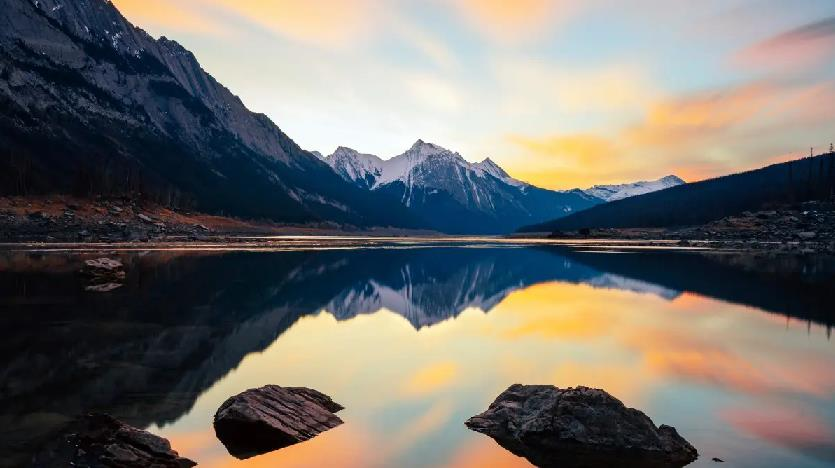
//> input picture 【OpenCv基础】第56讲  warpPerspective透视变换/C++/ConsoleApplication/ConsoleApplication/1.jpg, 835 x 468 px
$ ./ConsoleApplication   (built with g++ and OpenCV 4)
//> lines starting //> are read from the running program, lines starting //| are printed output that depends on the picture
#include <opencv2/opencv.hpp>
#include <opencv2/imgproc/imgproc.hpp>
#include <opencv2/highgui/highgui.hpp>
#include <iostream>

using namespace cv;
using namespace std;

int main()
{
    Mat srcImage = imread("1.jpg");
//> srcImage is the input picture: 468 rows x 835 cols, CV_8UC3; mean B, G, R 108, 112.2, 114.5

    // 起始坐标
    vector<Point2f> org;
    org.push_back(Point2f((float)(srcImage.cols * 0.2), (float)(srcImage.rows * 0.2)));
//> org = 1 Point (x, y): [167, 93.6]
    org.push_back(Point2f((float)(srcImage.cols * 0.8), (float)(srcImage.rows * 0.2)));
    org.push_back(Point2f((float)(srcImage.cols * 0.8), (float)(srcImage.rows * 0.8)));
    org.push_back(Point2f((float)(srcImage.cols * 0.2), (float)(srcImage.rows * 0.8)));

    // 目标坐标
    vector<Point2f> dst;
    dst.push_back(Point2f(0, 0));
    dst.push_back(Point2f(srcImage.cols, 0));
//> dst = 2 Points (x, y): [0, 0], [835, 0]
    dst.push_back(Point2f(srcImage.cols, srcImage.rows));
    dst.push_back(Point2f(0, srcImage.rows));

    line(srcImage, Point(org[0].x, org[0].y), Point(org[1].x, org[1].y), Scalar(0, 0, 255), 2, LINE_AA);
    line(srcImage, Point(org[1].x, org[1].y), Point(org[2].x, org[2].y), Scalar(0, 0, 255), 2, LINE_AA);
    line(srcImage, Point(org[2].x, org[2].y), Point(org[3].x, org[3].y), Scalar(0, 0, 255), 2, LINE_AA);
    line(srcImage, Point(org[3].x, org[3].y), Point(org[0].x, org[0].y), Scalar(0, 0, 255), 2, LINE_AA);
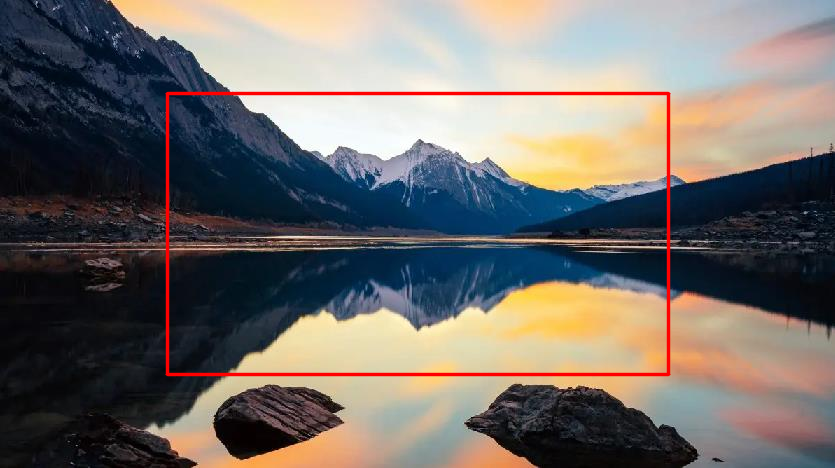
//> srcImage: 468 rows x 835 cols, CV_8UC3; mean B, G, R 106.1, 110.1, 115.8
    imshow("透视线", srcImage);

    Mat warpR = getPerspectiveTransform(org, dst);
    warpPerspective(srcImage, srcImage, warpR, srcImage.size());
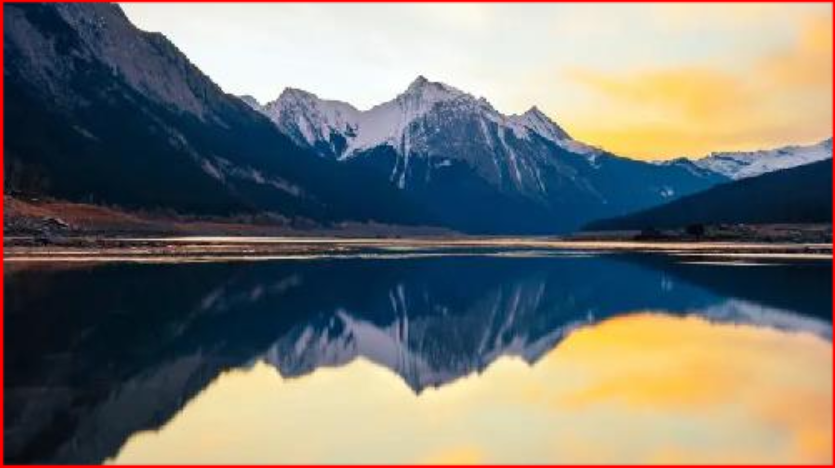
//> srcImage: 468 rows x 835 cols, CV_8UC3; mean B, G, R 114.9, 119.6, 119.4
    imshow("识别结果", srcImage);

	waitKey(0);
	return 0;
}
